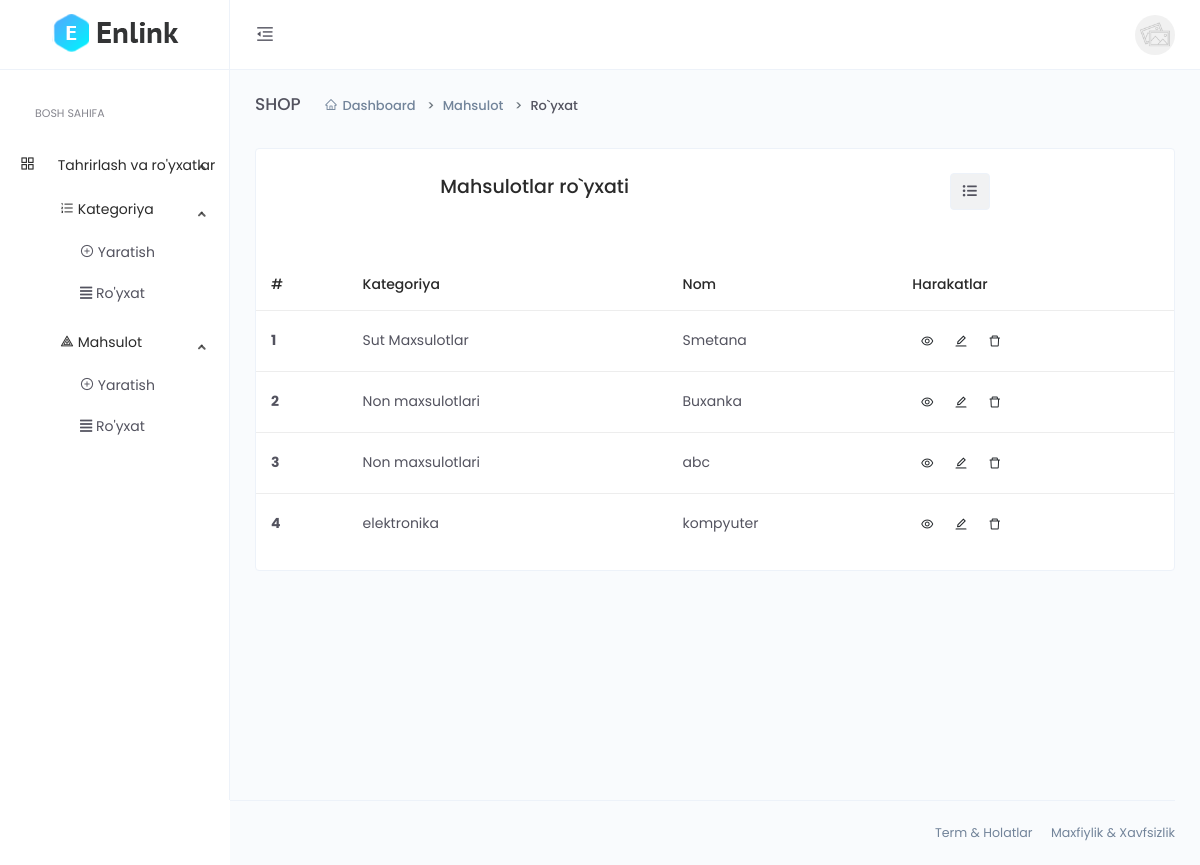
/dashboard/product-list (signed in), run on an earlier commit of the app's database.
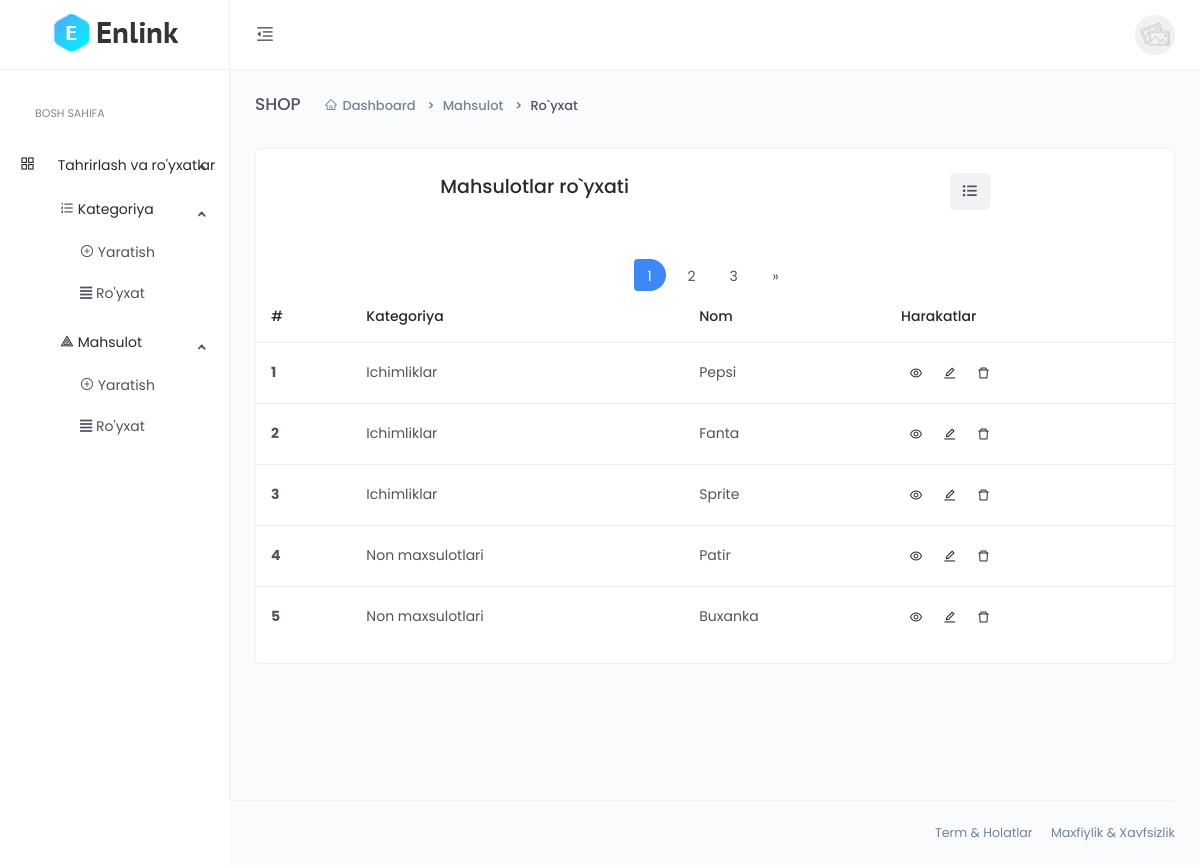
And on a later commit of the database.
### main/models.py (models this page shows, shortened)
class CodeGenerate(models.Model):
    code = models.CharField(max_length=255, blank=True,unique=True)
    class Meta:
        abstract = True

class Product(CodeGenerate):
    category = models.ForeignKey(Category, on_delete=models.CASCADE)
    name = models.CharField(max_length=255)
    body = models.TextField()
    price = models.DecimalField(decimal_places=2, max_digits=10)
    discount_price = models.DecimalField(decimal_places=2, max_digits=10,
                                         blank=True, null=True)
    banner_img = models.ImageField(upload_to='banner-img/')
    quantity = models.IntegerField()
    delivery = models.BooleanField(default=False)

class Category(CodeGenerate):
    name = models.CharField(max_length=255, unique=True)
    def __str__(self):
        return self.name

### main/funcs.py (the view)
    def wrapper(request, *args, **kwargs):
        if request.user.is_staff:
            result=func(request, *args, **kwargs)
        else:
            return redirect('front:index')
        return result

### main/dashboard/views.py (called while the page is built, shortened)
def paginator_page(List, num, request):
    paginator = Paginator(List, num)
    pages = request.GET.get('page')
    try:
        page = paginator.page(pages)
    except PageNotAnInteger:
        page = paginator.page(1)
    except EmptyPage:
        page = paginator.page(paginator.num_pages)
    return page

@staff_required
def product_list(request):
    categories = models.Category.objects.all()
    category_code = request.GET.get('category_code')
    queryset = models.Product.objects.all()
    context = {
          'queryset':paginator_page(queryset, 5, request),
          'categories':categories,
          'category_code':category_code,
    }
    return render(request, 'dashboard/product/list.html', context)

### main/funcs.py (called while the page is built)
def staff_required(func):
    def wrapper(request, *args, **kwargs):
        if request.user.is_staff:
            result=func(request, *args, **kwargs)
        else:
            return redirect('front:index')
        return result
    return wrapper

### templates/dashboard/product/list.html (shortened to what the changed rows need)
{% extends 'dashboard/base.html' %}
{% block content %}
<div class="main-content">
    <div class="page-header">
        <h2 class="header-title">SHOP</h2>
    </div>
    <div class="card">
            <div class="m-t-25">
                <div class="table-responsive">
                    <table class="table">
                        <thead>
                            <tr>
                                <th scope="col">#</th>
                                <th scope="col">Kategoriya</th>
                                <th scope="col">Nom</th>
                                <th scope="col">Harakatlar</th>
                            </tr>
                        </thead>
                        <tbody>
                            {% for q in queryset %}
                            <tr>
                                <th scope="row">{{forloop.counter}}</th>
                                <td>{{q.category.name}}</td>
                                <td>{{q.name}}</td>
                                <td>
                                    <a href="{% url 'dashboard:product_detail' q.code %}" class="btn btn-icon btn-hover btn-sm btn-rounded">
                                        <i class="anticon anticon-eye"></i>
                                    </a>
                                    <a href="{% url 'dashboard:product_update' q.code %}" class="btn btn-icon btn-hover btn-sm btn-rounded">
                                        <i class="anticon anticon-edit"></i>
                                    </a>
                                    <button type="button" class="btn btn-icon btn-hover btn-sm btn-rounded" data-toggle="modal" data-target=".bd-example-modal-sm{{forloop.counter}}">
                                        <i class="anticon anticon-delete"></i>
                                    </button>
                                </td>
                            </tr>
                            {% endfor %}
                            {% if queryset.paginator.num_pages > 1 %}
                                <div class="pagination-area">
                                    <nav aria-label="Page navigation example">
                                        <ul class="pagination justify-content-center">
                                            {% for num in queryset.paginator.page_range %}
                                                {% if num == queryset.number %}
                                                    <li class="page-item active"><a class="page-link" href="#" tabindex="-1">{{ num }}</a></li>
                                                {% elif num > queryset.number|add:'-3' and num < queryset.number|add:'3' %}
                                                    <li class="page-item"><a class="page-link" href="?page={{ num }}">{{ num }}</a></li>
                                                {% endif %}
                                            {% endfor %}
                                            {% if queryset.has_next %}
                                            <li class="page-item">
                                                <a class="page-link" href="?page={{ queryset.next_page_number }}" aria-label="Keyingisi">&raquo;</a>
                                            </li>
                                            {% endif %}
                                        </ul>
                                    </nav>
                                </div>
                            {% endif %}
                        </tbody>
                    </table>
                </div>
            </div>
        </div>
    </div>
</div>
{% endblock %}

What changed in the data, as far as the page shows it:
removed Product: category.name "Sut Maxsulotlar", name "Smetana"
removed Product: category.name "Non maxsulotlari", name "abc"
removed Product: category.name "elektronika", name "kompyuter"
added Product: category.name "Ichimliklar", name "Pepsi"
added Product: category.name "Ichimliklar", name "Fanta"
added Product: category.name "Ichimliklar", name "Sprite"
added Product: category.name "Non maxsulotlari", name "Patir"
Also different on the page:
new list line: "1"
new list line: "2"
new list line: "3"
